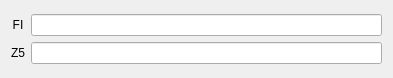
                     <widget class="QWidget" name="page">
                      <property name="geometry">
                       <rect>
                        <x>0</x>
                        <y>0</y>
                        <width>393</width>
                        <height>78</height>
                       </rect>
                      </property>
                      <attribute name="label">
                       <string>Z型</string>
                      </attribute>
                      <layout class="QVBoxLayout" name="verticalLayout_8">
                       <item>
                        <layout class="QGridLayout" name="gridLayout_11">
                         <item row="0" column="0">
                          <widget class="QLabel" name="label_24">
                           <property name="text">
                            <string>FI</string>
                           </property>
                           <property name="alignment">
                            <set>Qt::AlignCenter</set>
                           </property>
                          </widget>
                         </item>
                         <item row="0" column="1">
                          <widget class="QLineEdit" name="lineEdit_FI"/>
                         </item>
                         <item row="1" column="0">
                          <widget class="QLabel" name="label_25">
                           <property name="text">
                            <string>Z5</string>
                           </property>
                           <property name="alignment">
                            <set>Qt::AlignCenter</set>
                           </property>
                          </widget>
                         </item>
                         <item row="1" column="1">
                          <widget class="QLineEdit" name="lineEdit_Z5"/>
                         </item>
                        </layout>
                       </item>
                      </layout>
                     </widget>
